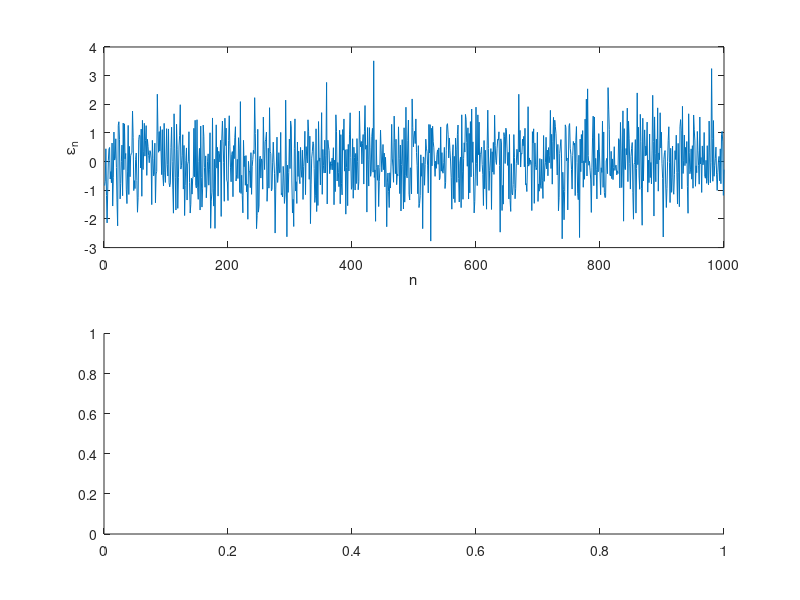

MATLAB code to generate this figure: (Note: this script raises an error after producing the figure.)
function demo_autocorrelations
%% demo_autocorrelations: autocorrelations for different time series

%% Parameters for the simulations
maxLag = 15;
N = 1000;        % length of simulation

%% Gaussian white noise
%
% $$ \left\{\epsilon_1, \epsilon_2, \ldots, \epsilon_N \right\} $$
%
% $$ \epsilon_n \sim N(0,1) $$
% 

sigma = 1;
epsilon = randn(N,1);

% plots for GWN
nFigure = 0;
nFigure = plotResults(nFigure,N,epsilon,maxLag,'\epsilon_n','Gaussian white noise');

%%  MA(1) 
%
% $$ X_{n} = \theta_0 + \theta_1 \sigma \epsilon_{n-1} + \sigma \epsilon_n  $$
% 
theta0 = 0.0; theta1 = 0.8;  
sigma = 1.0; 
X(1) = theta0;     % initial value = expected value
for n = 2:N
     X(n) = theta0 + theta1*sigma*epsilon(n-1) + sigma*epsilon(n);
end

% plots for MA(1)
nFigure = plotResults(nFigure,N,X,maxLag,'X_n','MA(1)');

%% AR(1) 
%
%
% $$ X_{n} = \phi_0 + \phi_1 X_{n-1} + \sigma \epsilon_n  $$
% 
%

phi0 = 0.0; phi1 = 0.8;  
sigma = 1.0; 
X(1) = phi0/(1-phi1);     % initial value = expected value
for n = 2:N
     X(n) = phi0 + phi1*X(n-1) + sigma*epsilon(n);
end

nFigure = plotResults(nFigure,N,X,maxLag,'X_n','AR(1)');

end

%% Auxiliary function
function nFigure = plotResults(nFigure,N,X,maxLag,labelY,titleText)
nFigure = nFigure + 1;
figure(nFigure);
subplot(2,1,1);
plot(1:N,X);
xlabel('n'); ylabel(labelY);
subplot(2,1,2);
autocorrelationGraph(X,maxLag,0);
title(titleText)
end
